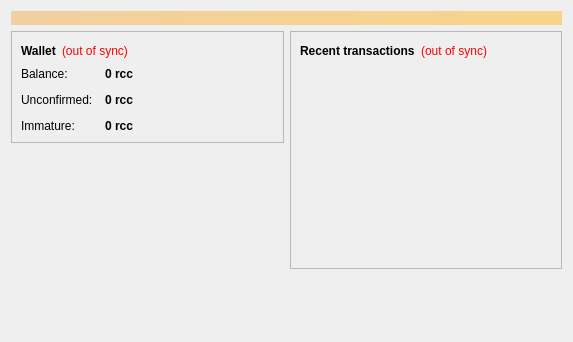
<?xml version="1.0" encoding="UTF-8"?>
<ui version="4.0">
 <class>OverviewPage</class>
 <widget class="QWidget" name="OverviewPage">
  <property name="geometry">
   <rect>
    <x>0</x>
    <y>0</y>
    <width>573</width>
    <height>342</height>
   </rect>
  </property>
  <property name="windowTitle">
   <string>Form</string>
  </property>
  <layout class="QVBoxLayout" name="topLayout">
   <item>
    <widget class="QLabel" name="labelAlerts">
     <property name="visible">
      <bool>false</bool>
     </property>
     <property name="styleSheet">
      <string notr="true">background-color: qlineargradient(x1: 0, y1: 0, x2: 1, y2: 0, stop:0 #F0D0A0, stop:1 #F8D488); color:#000000;</string>
     </property>
     <property name="wordWrap">
      <bool>true</bool>
     </property>
     <property name="margin">
      <number>3</number>
     </property>
    </widget>
   </item>
   <item>
    <layout class="QHBoxLayout" name="horizontalLayout" stretch="1,1">
     <item>
      <layout class="QVBoxLayout" name="verticalLayout_2">
       <item>
        <widget class="QFrame" name="frame">
         <property name="frameShape">
          <enum>QFrame::StyledPanel</enum>
         </property>
         <property name="frameShadow">
          <enum>QFrame::Raised</enum>
         </property>
         <layout class="QVBoxLayout" name="verticalLayout_4">
          <item>
           <layout class="QHBoxLayout" name="horizontalLayout_4">
            <item>
             <widget class="QLabel" name="label_5">
              <property name="font">
               <font>
                <weight>75</weight>
                <bold>true</bold>
               </font>
              </property>
              <property name="text">
               <string>Wallet</string>
              </property>
             </widget>
            </item>
            <item>
             <widget class="QLabel" name="labelWalletStatus">
              <property name="toolTip">
               <string>The displayed information may be out of date. Your wallet automatically synchronizes with the Rccoin network after a connection is established, but this process has not completed yet.</string>
              </property>
              <property name="styleSheet">
               <string notr="true">QLabel { color: red; }</string>
              </property>
              <property name="text">
               <string notr="true">(out of sync)</string>
              </property>
              <property name="alignment">
               <set>Qt::AlignLeading|Qt::AlignLeft|Qt::AlignVCenter</set>
              </property>
             </widget>
            </item>
            <item>
             <spacer name="horizontalSpacer_2">
              <property name="orientation">
               <enum>Qt::Horizontal</enum>
              </property>
              <property name="sizeHint" stdset="0">
               <size>
                <width>40</width>
                <height>20</height>
               </size>
              </property>
             </spacer>
            </item>
           </layout>
          </item>
          <item>
           <layout class="QFormLayout" name="formLayout_2">
            <property name="fieldGrowthPolicy">
             <enum>QFormLayout::AllNonFixedFieldsGrow</enum>
            </property>
            <property name="horizontalSpacing">
             <number>12</number>
            </property>
            <property name="verticalSpacing">
             <number>12</number>
            </property>
            <item row="0" column="0">
             <widget class="QLabel" name="label">
              <property name="text">
               <string>Balance:</string>
              </property>
             </widget>
            </item>
            <item row="0" column="1">
             <widget class="QLabel" name="labelBalance">
              <property name="font">
               <font>
                <weight>75</weight>
                <bold>true</bold>
               </font>
              </property>
              <property name="cursor">
               <cursorShape>IBeamCursor</cursorShape>
              </property>
              <property name="toolTip">
               <string>Your current balance</string>
              </property>
              <property name="text">
               <string notr="true">0 rcc</string>
              </property>
              <property name="textInteractionFlags">
               <set>Qt::LinksAccessibleByMouse|Qt::TextSelectableByKeyboard|Qt::TextSelectableByMouse</set>
              </property>
             </widget>
            </item>
            <item row="1" column="0">
             <widget class="QLabel" name="label_3">
              <property name="text">
               <string>Unconfirmed:</string>
              </property>
             </widget>
            </item>
            <item row="1" column="1">
             <widget class="QLabel" name="labelUnconfirmed">
              <property name="font">
               <font>
                <weight>75</weight>
                <bold>true</bold>
               </font>
              </property>
              <property name="cursor">
               <cursorShape>IBeamCursor</cursorShape>
              </property>
              <property name="toolTip">
               <string>Total of transactions that have yet to be confirmed, and do not yet count toward the current balance</string>
              </property>
              <property name="text">
               <string notr="true">0 rcc</string>
              </property>
              <property name="textInteractionFlags">
               <set>Qt::LinksAccessibleByMouse|Qt::TextSelectableByKeyboard|Qt::TextSelectableByMouse</set>
              </property>
             </widget>
            </item>
            <item row="2" column="0">
             <widget class="QLabel" name="labelImmatureText">
              <property name="text">
               <string>Immature:</string>
              </property>
             </widget>
            </item>
            <item row="2" column="1">
             <widget class="QLabel" name="labelImmature">
              <property name="font">
               <font>
                <weight>75</weight>
                <bold>true</bold>
               </font>
              </property>
              <property name="toolTip">
               <string>Mined balance that has not yet matured</string>
              </property>
              <property name="text">
               <string notr="true">0 rcc</string>
              </property>
              <property name="textInteractionFlags">
               <set>Qt::LinksAccessibleByMouse|Qt::TextSelectableByKeyboard|Qt::TextSelectableByMouse</set>
              </property>
             </widget>
            </item>
           </layout>
          </item>
         </layout>
        </widget>
       </item>
       <item>
        <spacer name="verticalSpacer">
         <property name="orientation">
          <enum>Qt::Vertical</enum>
         </property>
         <property name="sizeHint" stdset="0">
          <size>
           <width>20</width>
           <height>40</height>
          </size>
         </property>
        </spacer>
       </item>
      </layout>
     </item>
     <item>
      <layout class="QVBoxLayout" name="verticalLayout_3">
       <item>
        <widget class="QFrame" name="frame_2">
         <property name="frameShape">
          <enum>QFrame::StyledPanel</enum>
         </property>
         <property name="frameShadow">
          <enum>QFrame::Raised</enum>
         </property>
         <layout class="QVBoxLayout" name="verticalLayout">
          <item>
           <layout class="QHBoxLayout" name="horizontalLayout_2">
            <item>
             <widget class="QLabel" name="label_4">
              <property name="text">
               <string>&lt;b&gt;Recent transactions&lt;/b&gt;</string>
              </property>
             </widget>
            </item>
            <item>
             <widget class="QLabel" name="labelTransactionsStatus">
              <property name="toolTip">
               <string>The displayed information may be out of date. Your wallet automatically synchronizes with the Rccoin network after a connection is established, but this process has not completed yet.</string>
              </property>
              <property name="styleSheet">
               <string notr="true">QLabel { color: red; }</string>
              </property>
              <property name="text">
               <string notr="true">(out of sync)</string>
              </property>
              <property name="alignment">
               <set>Qt::AlignRight|Qt::AlignTrailing|Qt::AlignVCenter</set>
              </property>
             </widget>
            </item>
            <item>
             <spacer name="horizontalSpacer">
              <property name="orientation">
               <enum>Qt::Horizontal</enum>
              </property>
              <property name="sizeHint" stdset="0">
               <size>
                <width>40</width>
                <height>20</height>
               </size>
              </property>
             </spacer>
            </item>
           </layout>
          </item>
          <item>
           <widget class="QListView" name="listTransactions">
            <property name="styleSheet">
             <string notr="true">QListView { background: transparent; }</string>
            </property>
            <property name="frameShape">
             <enum>QFrame::NoFrame</enum>
            </property>
            <property name="verticalScrollBarPolicy">
             <enum>Qt::ScrollBarAlwaysOff</enum>
            </property>
            <property name="horizontalScrollBarPolicy">
             <enum>Qt::ScrollBarAlwaysOff</enum>
            </property>
            <property name="selectionMode">
             <enum>QAbstractItemView::NoSelection</enum>
            </property>
           </widget>
          </item>
         </layout>
        </widget>
       </item>
       <item>
        <spacer name="verticalSpacer_2">
         <property name="orientation">
          <enum>Qt::Vertical</enum>
         </property>
         <property name="sizeHint" stdset="0">
          <size>
           <width>20</width>
           <height>40</height>
          </size>
         </property>
        </spacer>
       </item>
      </layout>
     </item>
    </layout>
   </item>
  </layout>
 </widget>
 <resources/>
 <connections/>
</ui>
